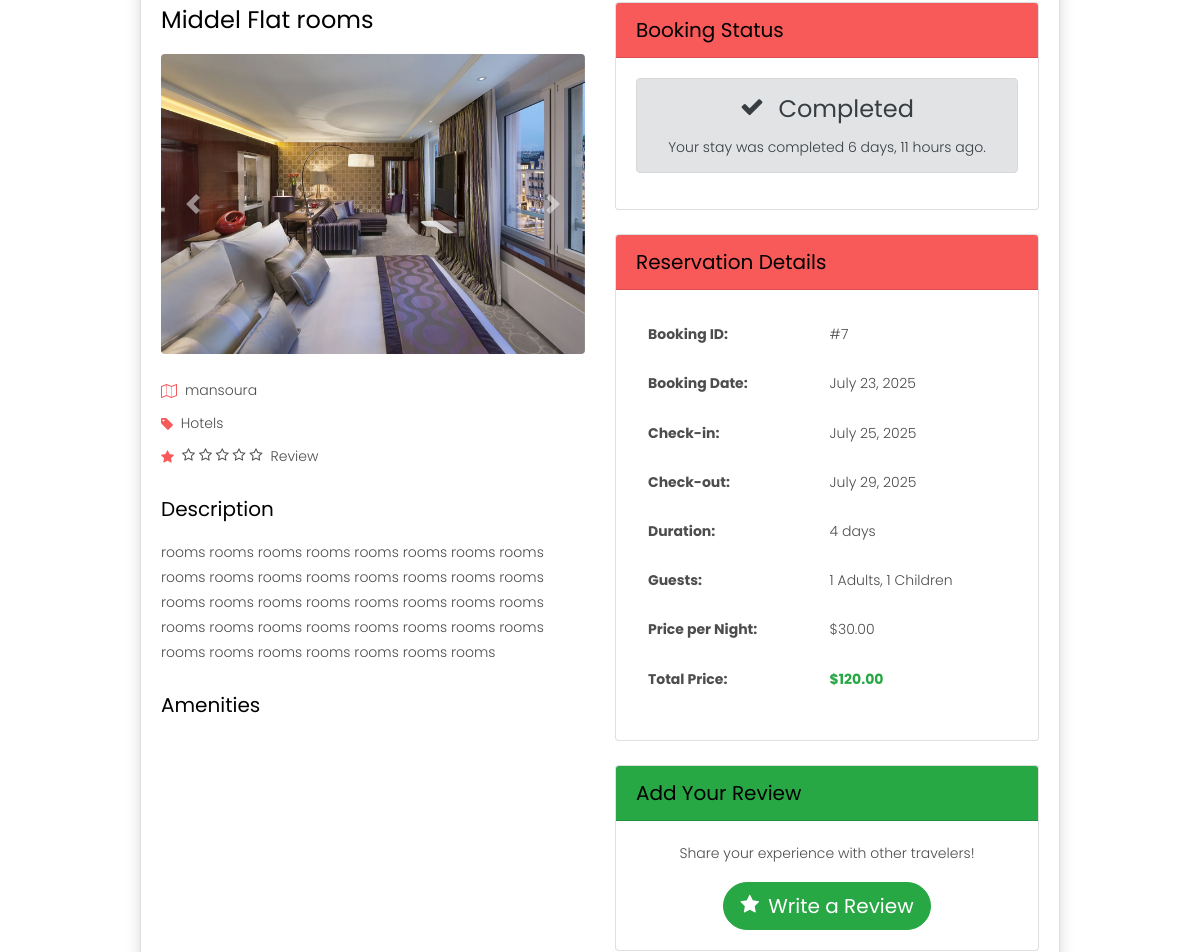
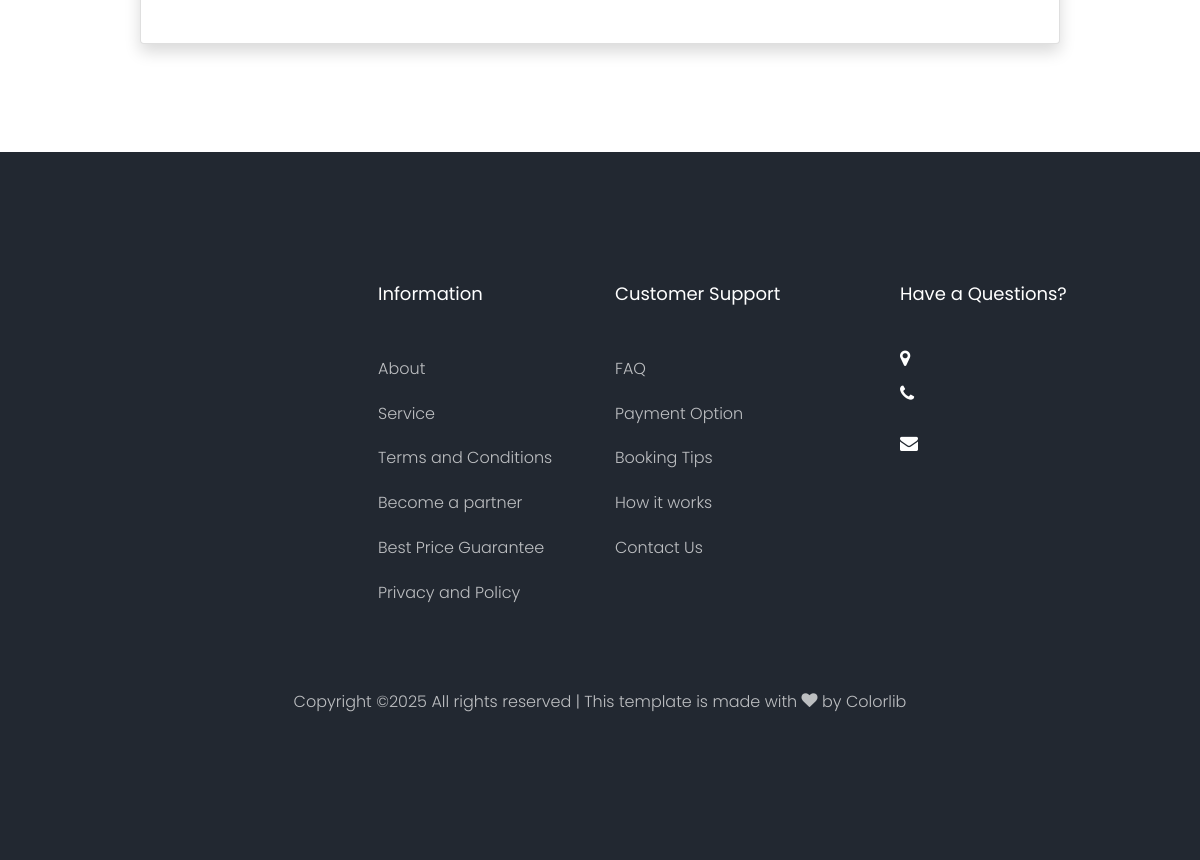
Before: /accounts/profile/booking/7/ (signed in, lower part) with the older database file (2 pictures, top to bottom).
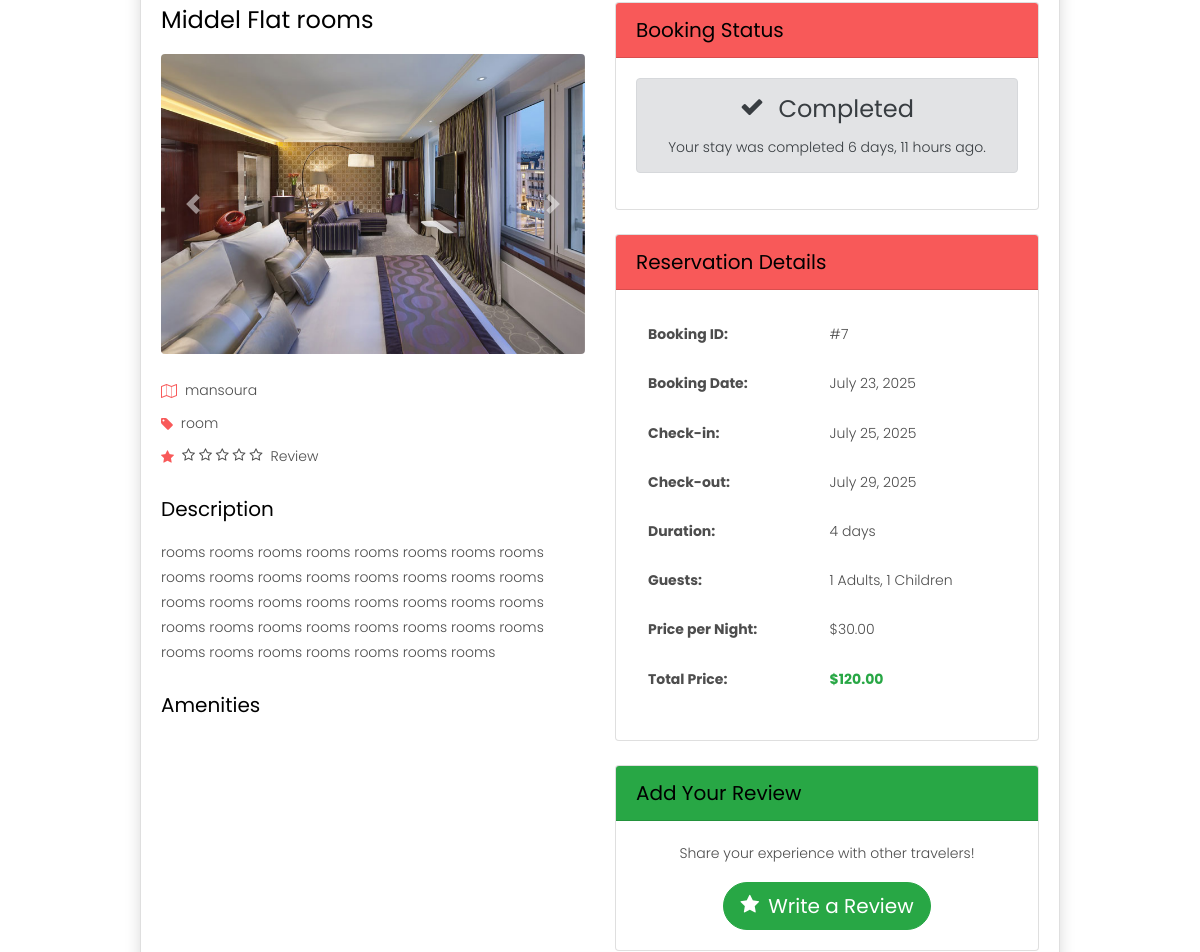
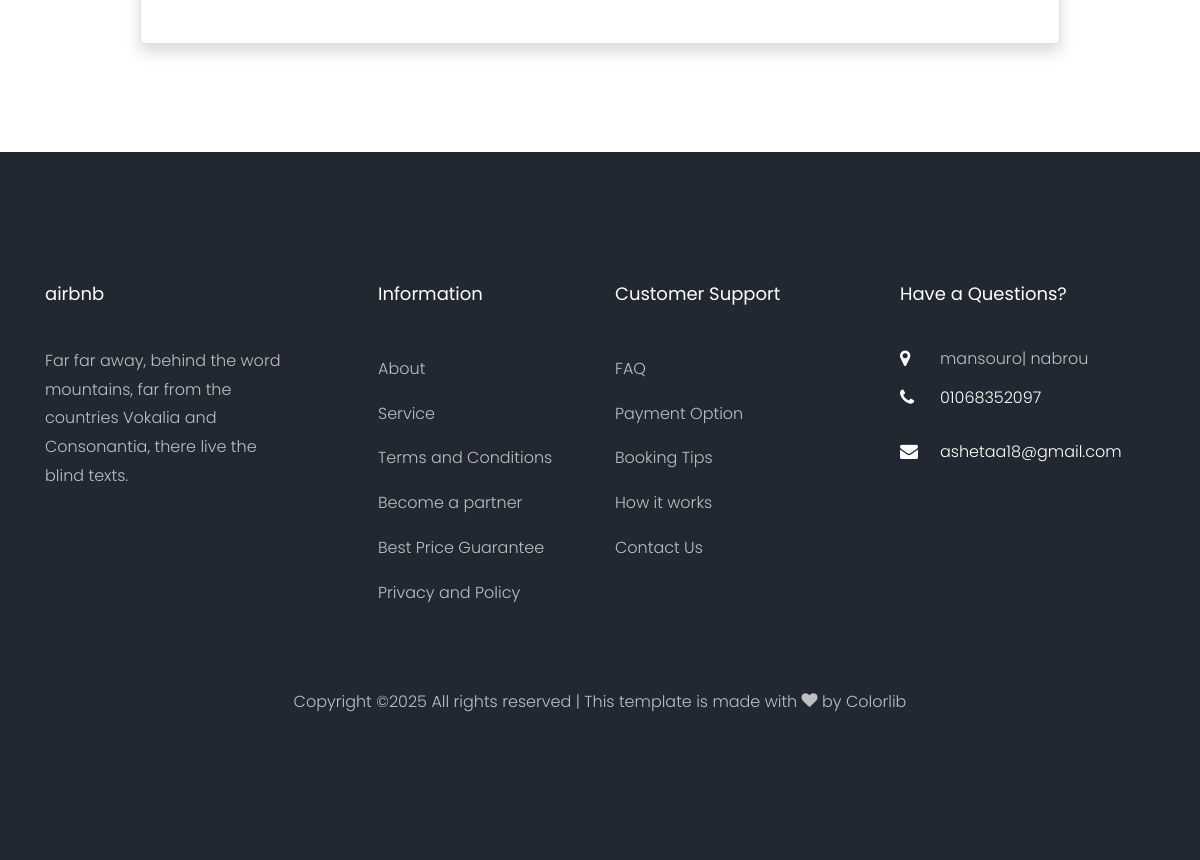
After: the same page with the newer database file (2 pictures, top to bottom).
### property/models.py (models this page shows, shortened)
class PropertyBooking(models.Model):
    property = models.ForeignKey("Property", related_name='booking_property', on_delete=models.CASCADE)
    user = models.ForeignKey(User, related_name='booking_user', on_delete=models.CASCADE)
    create_at = models.DateTimeField(default=timezone.now)
    date_from = models.DateField(default=timezone.now)
    date_to = models.DateField(default=timezone.now)
    guest = models.CharField(max_length=2 , choices=COUNT, default='1')
    children = models.CharField(max_length=2, choices=COUNT, default='0')
    total_price = models.DecimalField(max_digits=10, decimal_places=2)

class Property(models.Model):
    owner = models.ForeignKey(User, related_name='property_owner', on_delete=models.CASCADE)
    name = models.CharField(max_length=100)
    image = models.ImageField(upload_to='property/')
    price = models.DecimalField(max_digits=10, decimal_places=2)
    description = models.TextField(max_length=1000)
    location = models.ForeignKey("Location", related_name="property_location", on_delete=models.CASCADE)
    category = models.ForeignKey("Category", related_name="property_category", on_delete=models.CASCADE)
    create_at = models.DateTimeField(default= timezone.now)
    slug = models.SlugField(null=True, blank=True)
    def get_absolute_url(self):
        return reverse('property:property_detail', kwargs={'slug': self.slug})
    def get_avg_rating(self):
        avg = self.review_property.aggregate(avg_rating=Avg('rating'))['avg_rating']
        return avg if avg else 0

class Category(models.Model):
    name = models.CharField(max_length=40)
    icon = models.CharField(max_length=30, blank=True, null=True)
    def __str__(self):
        return str(self.name)

class Location(models.Model):
    name = models.CharField(max_length=100)
    image = models.ImageField(upload_to='locations/')
    def __str__(self):
        return str(self.name)

### settings/models.py (models this page shows, shortened)
class Settings(models.Model):
    site_name = models.CharField(max_length=100, default='My Site')
    logo = models.ImageField(upload_to='site_logos/', blank=True, null=True)
    phone = models.CharField(max_length=20, blank=True, null=True)
    email = models.EmailField(max_length=254, blank=True, null=True)
    description = models.TextField(max_length=500, blank=True, null=True)
    address = models.CharField(max_length=255, blank=True, null=True)
    facebook_link = models.URLField(max_length=200, blank=True, null=True)
    twitter_link = models.URLField(max_length=200, blank=True, null=True)
    instagram_link = models.URLField(max_length=200, blank=True, null=True)

### accounts/views.py (the view)
# urls.py: path('profile/booking/<int:booking_id>/', booking_details, name='booking_details'),
@login_required(login_url='login')
def booking_details(request, booking_id):
    from django.utils import timezone
    now = timezone.now().date()
    try:
        booking = get_object_or_404(PropertyBooking, id=booking_id)
        if booking.user != request.user:
            raise Http404("You don't have permission to view this booking.")
        try:
            user_review = PropertyReview.objects.get(property=booking.property, user=request.user)
            booking.has_review = True
            booking.review = user_review
        except PropertyReview.DoesNotExist:
            booking.has_review = False
            booking.review = None
        property_images = PropertyImage.objects.filter(property=booking.property)
        context = {
            'booking': booking,
            'property_images': property_images,
            'now': now,
        }
        return render(request, 'profile/booking_details.html', context)
    except PropertyBooking.DoesNotExist:
        messages.error(request, 'Booking not found.')
        return redirect('accounts:my_reservation')

### templates/profile/booking_details.html (shortened to what the changed rows need)
{% extends 'base.html' %}
{% load static %}
{% load bootstrap4 %}
{% block content %}
<section class="ftco-section ftco-degree-bg">
	<div class="container">
		<div class="row">
			<div class="col-lg-10 mx-auto">
				<div class="card shadow mb-4">
					<div class="card-body">
						<div class="row">
							<div class="col-md-6">
								<div class="property-details mb-4">
									<h4 class="mb-3">{{ booking.property.name }}</h4>
									<div id="propertyCarousel" class="carousel slide mb-4" data-ride="carousel">
										<div class="carousel-inner rounded">
											<div class="carousel-item active">
												<img src="{{ booking.property.image.url }}" class="d-block w-100" alt="{{ booking.property.name }}" style="height: 300px; object-fit: cover;">
											</div>
										</div>
										<a class="carousel-control-prev" href="#propertyCarousel" role="button" data-slide="prev">
										</a>
										<a class="carousel-control-next" href="#propertyCarousel" role="button" data-slide="next">
										</a>
									</div>
									<div class="property-meta mb-4">
										<div class="d-flex align-items-center mb-2">
											<i class="icon-map-o text-primary mr-2"></i>
											<span>{{ booking.property.location }}</span>
										</div>
										<div class="d-flex align-items-center mb-2">
											<i class="icon-tag text-primary mr-2"></i>
											<span>{{ booking.property.category }}</span>
										</div>
										<div class="d-flex align-items-center mb-2">
										</div>
									</div>
									<h5 class="mb-3">Description</h5>
									<div class="property-description mb-4">
										{{ booking.property.description|safe }}
									</div>
									<h5 class="mb-3">Amenities</h5>
									<div class="property-amenities mb-4">
										<div class="row">
										</div>
									</div>
								</div>
							</div>
							<div class="col-md-6">
								<div class="card mb-4">
									<div class="card-body">
										<div class="text-center mb-3">
											{% if booking.date_from > now %}
											<div class="alert alert-info" role="alert">
												<h4 class="alert-heading"><i class="icon-calendar mr-2"></i> Upcoming</h4>
												<p class="mb-0">Your stay will begin in {{ booking.date_from|timeuntil }}.</p>
											</div>
											{% elif booking.date_to < now %}
											<div class="alert alert-secondary" role="alert">
												<h4 class="alert-heading"><i class="icon-check mr-2"></i> Completed</h4>
												<p class="mb-0">Your stay was completed {{ booking.date_to|timesince }} ago.</p>
											</div>
											{% else %}
											<div class="alert alert-success" role="alert">
												<h4 class="alert-heading"><i class="icon-home mr-2"></i> Active</h4>
												<p class="mb-0">Your stay is currently active and will end in {{ booking.date_to|timeuntil }}.</p>
											</div>
											{% endif %}
										</div>
									</div>
								</div>
								<div class="card mb-4">
									<div class="card-body">
										<table class="table table-borderless">
											<tr>
												<th>Booking ID:</th>
												<td>#{{ booking.id }}</td>
											</tr>
											<tr>
												<th>Booking Date:</th>
												<td>{{ booking.create_at|date:"F d, Y" }}</td>
											</tr>
											<tr>
												<th>Check-in:</th>
												<td>{{ booking.date_from|date:"F d, Y" }}</td>
											</tr>
											<tr>
												<th>Check-out:</th>
												<td>{{ booking.date_to|date:"F d, Y" }}</td>
											</tr>
											<tr>
												<th>Duration:</th>
												<td>{{ booking.date_from|timesince:booking.date_to|cut:"0 minutes, " }}</td>
											</tr>
											<tr>
												<th>Guests:</th>
												<td>{{ booking.guest }} Adults, {{ booking.children }} Children</td>
											</tr>
											<tr>
												<th>Price per Night:</th>
												<td>${{ booking.property.price }}</td>
											</tr>
											<tr>
												<th>Total Price:</th>
												<td class="text-success font-weight-bold">${{ booking.total_price }}</td>
											</tr>
										</table>
									</div>
								</div>
							</div>
						</div>
					</div>
				</div>
			</div>
		</div>
	</div>
</section>
{% endblock content %}

### templates/base.html (shortened to what the changed rows need)
{% load static %}
<!DOCTYPE html>
<html lang="en">
<head>
    <link rel="stylesheet" href="{% static 'css/open-iconic-bootstrap.min.css' %}">
    <link rel="stylesheet" href="{% static 'css/animate.css' %}">
    <link rel="stylesheet" href="{% static 'css/owl.carousel.min.css' %}">
    <link rel="stylesheet" href="{% static 'css/owl.theme.default.min.css' %}">
    <link rel="stylesheet" href="{% static 'css/magnific-popup.css' %}">
    <link rel="stylesheet" href="{% static 'css/aos.css' %}">
    <link rel="stylesheet" href="{% static 'css/ionicons.min.css' %}">
    <link rel="stylesheet" href="{% static 'css/bootstrap-datepicker.css' %}">
    <link rel="stylesheet" href="{% static 'css/jquery.timepicker.css' %}">
    <link rel="stylesheet" href="{% static 'css/flaticon.css' %}">
    <link rel="stylesheet" href="{% static 'css/icomoon.css' %}">
    <link rel="stylesheet" href="{% static 'css/style.css' %}">
</head>
<body>
{% block content %}
{% endblock %}
    <footer class="ftco-footer ftco-bg-dark ftco-section">
        <div class="container">
            <div class="row mb-5">
                <div class="col-md">
                    <div class="ftco-footer-widget mb-4">
                        <h2 class="ftco-heading-2">{{my_footer.site_name}}</h2>
                        <p>{{my_footer.description|safe}}</p>
                        <ul class="ftco-footer-social list-unstyled float-md-left float-lft mt-5">
                        </ul>
                    </div>
                </div>
                <div class="col-md">
                    <div class="ftco-footer-widget mb-4 ml-md-5">
                        <h2 class="ftco-heading-2">Information</h2>
                    </div>
                </div>
                <div class="col-md">
                    <div class="ftco-footer-widget mb-4">
                        <h2 class="ftco-heading-2">Customer Support</h2>
                    </div>
                </div>
                <div class="col-md">
                    <div class="ftco-footer-widget mb-4">
                        <h2 class="ftco-heading-2">Have a Questions?</h2>
                        <div class="block-23 mb-3">
                            <ul>
                                <li><span class="icon icon-map-marker"></span><span class="text">{{my_footer.address}}</span></li>
                                <li><a href="#"><span class="icon icon-phone"></span><span class="text">{{my_footer.phone}}</span></a></li>
                                <li><a href="#"><span class="icon icon-envelope"></span><span
                                            class="text">{{my_footer.email}}</span></a></li>
                            </ul>
                        </div>
                    </div>
                </div>
            </div>
        </div>
    </footer>
</body>
</html>

Changed rows visible on the page:
changed through a linked row, PropertyBooking "Middel Flat rooms": property.category "Hotels" → "room"
added Settings: site_name "airbnb", description "Far far away, behind the word mountains, far from the countries Vokalia and Consonantia, there live the blind texts.", address "mansouro| nabrou", phone "01068352097", email "ashetaa18@gmail.com"
